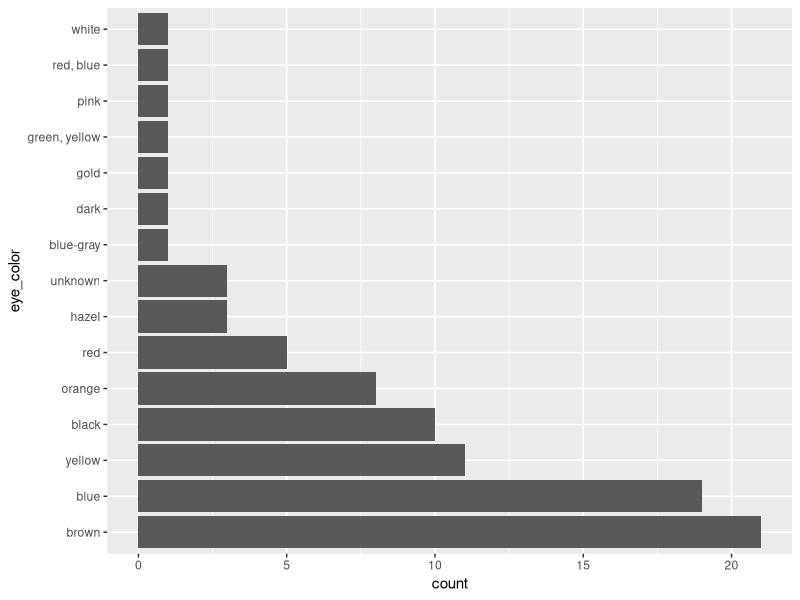
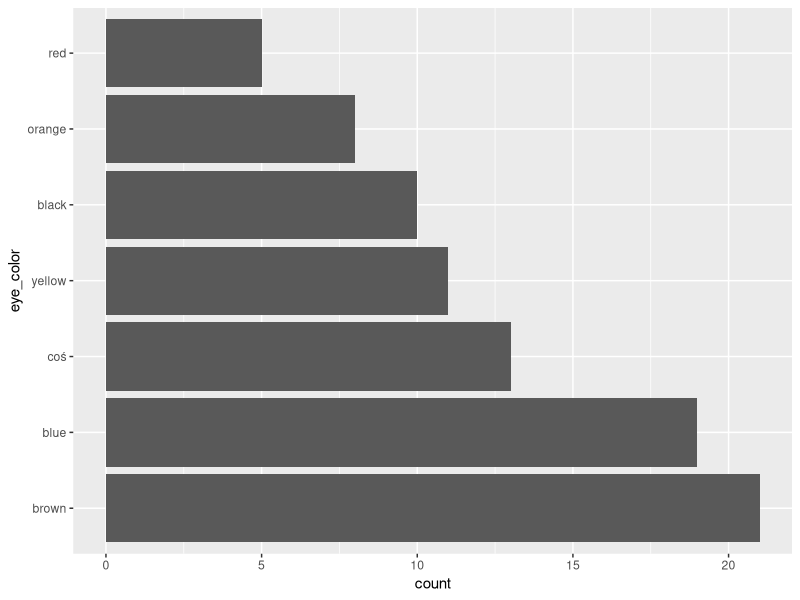
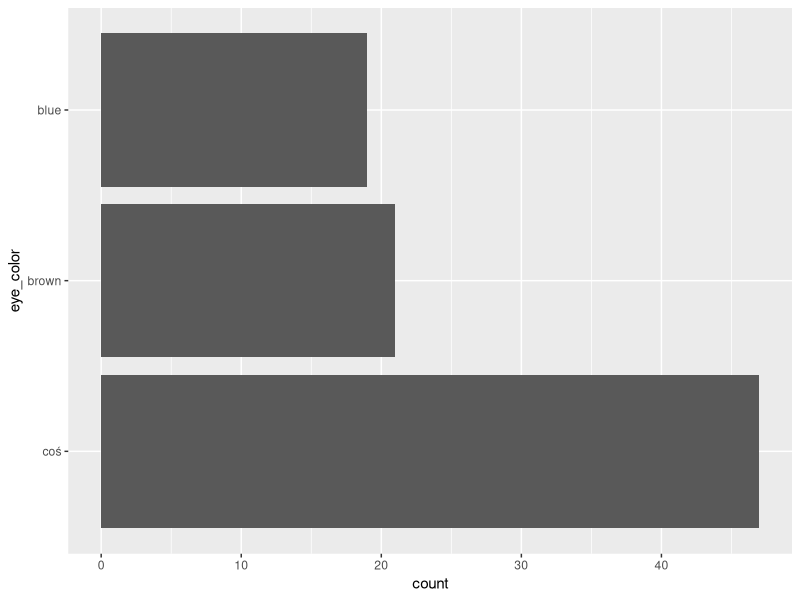
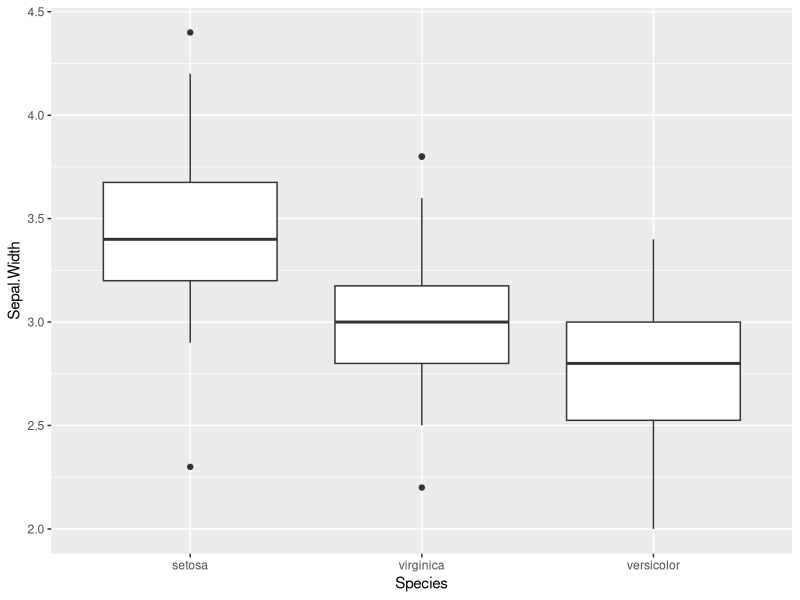

Here is the R script that generated these plots, in order:
###########################################
###    TECHNIKI WIZUALIZACJI DANYCH     ###
###           LABORATORIUM 2            ###
###########################################

library(dplyr) # https://dplyr.tidyverse.org/

# Dane
starwars
starwars_new <- starwars[, c(1, 2, 3, 4, 5, 7, 8)]

# Informacje o zbiorze danych
str(starwars_new)


# Podgląd tabeli
View(starwars_new)

# Określamy typy zmiennych:
# name - 
# height - 
# mass -
# hair_color - 
# skin_color - 
# birth_year - 
# sex - 

# 1) Wybór wierszy i kolumn w dplyr


# a) wybór kolumn ---> select()
select(starwars, name)
select(starwars, name, gender, height)
select(starwars, -name)
select(starwars, -name, -gender)

wybierz <- c("name", "height")
select(starwars, wybierz)

# b) wybór wierszy ---> filter()
filter(starwars, eye_color == "blue")
filter(starwars, eye_color == "blue" & hair_color == "blond")
filter(starwars, eye_color == "blue", hair_color == "blond")
filter(starwars, eye_color == "blue" | hair_color == "blond")

# 2) pipes %>% (skrót Ctrl + Shift + m)
starwars %>% 
  select(name) %>% 
  head()


# Zadanie 1
# Używając funkcji z pakietu dplyr() wybierz te postacie, których gatunek to Droid, 
# a ich wysokość jest większa niż 100.

filter(starwars, species == "Droid" & height <= 100) %>% 
  select(name)

# Zadanie 2 
# Używając funkcji z pakietu dplyr() wybierz te postacie, które nie mają określonego koloru włosów.
starwars %>% 
  filter(is.na(hair_color))

# c) sortowanie wierszy ---> arrange()
starwars %>% 
  filter(is.na(hair_color)) %>% 
  arrange(desc(height)) 

# Zadanie 3
# Używając funkcji z pakietu dplyr() wybierz postać o największej masie.
starwars %>% 
  top_n(1, mass) %>% 
  select(name)

# d) transformacja zmiennych ---> mutate()

starwars %>% 
  mutate(height_meters = height/100) %>% 
  top_n(1, height_meters)


# e) transformacja zmiennych ---> transmute()
starwars %>% 
  transmute(height_meters = height/100) %>% 
  top_n(1, height_meters)

# Zadanie 4
# Używając funkcji z pakietu dplyr() wylicz wskaźnik BMI (kg/m^2) i wskaż postać, która ma największy wskaźnik.
starwars %>% 
  select(name, height, mass) %>% 
  mutate(BMI = mass/((height/100)^2)) %>% 
  top_n(1, BMI) %>% 
  select(name)

# f) kolejność kolumn ---> relocate()
starwars %>% 
  relocate(sex:homeworld, .before = height)

starwars %>% 
  relocate(sex:homeworld, .after = height)

starwars %>% 
  relocate(where(is.numeric), .after = where(is.character))

# g) dyskretyzacja ---> ifelse(), case_when()
starwars %>% 
  mutate(species_new = ifelse(species == "Human", "Human", "Other")) %>% 
  select(name, species, species_new)

starwars %>% 
  mutate(species_new = case_when(species == "Human" ~ "Human",
                                 species == "Droid" ~ "Droid",
                                 TRUE ~ "Other")) %>% 
  select(name, species, species_new)

# h) funkcje agregujące ---> summarise(), n(), mean, median, min, max, sum, sd, quantile
starwars %>% 
  summarise(mean_mass = mean(mass, na.rm = TRUE))

starwars %>%
  filter(hair_color == "blond") %>% 
  summarise(n = n())


# i) grupowanie ---> group_by() + summarise()

starwars %>% 
  group_by(species) %>% 
  summarise(median_mass = median(mass, na.rm = TRUE)) %>% 
  arrange(-median_mass) %>% 
  head(10)

starwars %>% 
  group_by(hair_color, eye_color) %>% 
  summarise(n = n()) %>% 
  arrange(-n) %>% 
  head(10)

# 3) Przekształcenie ramki danych w tidyr
library(tidyr) # https://tidyr.tidyverse.org

# j) pivot_longer()

?relig_income
View(relig_income)

relig_income %>% 
  pivot_longer(!religion, names_to = "income", values_to = "count") %>% 
  View()

# k) pivot_wider()

?fish_encounters
View(fish_encounters)

fish_encounters %>% 
  pivot_wider(names_from = station, values_from = seen, values_fill = 0) %>% 
  View()

# 4) Praca z faktorami (szczególnie w wizualizacji)
library(forcats) # https://forcats.tidyverse.org
library(ggplot2) # https://ggplot2.tidyverse.org


# l) kolejność poziomów ---> fct_infreq()

starwars %>%
  mutate(eye_color = fct_infreq(eye_color)) %>% 
  ggplot(aes(x = eye_color)) + 
  geom_bar() +
  coord_flip()

# m) scalanie poziomów ---> fct_lump()

starwars %>%
  mutate(eye_color = fct_infreq(fct_lump(eye_color, n = 6, other_level = "coś"))) %>% 
  ggplot(aes(x = eye_color)) + 
  geom_bar() +
  coord_flip()

starwars %>%
  mutate(eye_color = fct_infreq(fct_lump(eye_color, 
                                         prop = 0.2, 
                                         other_level = "coś"))) %>% 
  ggplot(aes(x = eye_color)) + 
  geom_bar() +
  coord_flip()

# n) kolejność poziomów na podstawie innej zmiennej ---> fct_reorder()

iris %>% 
  mutate(Species = fct_reorder(Species,
                               Sepal.Width,
                               .fun = mean,
                               .desc = TRUE)) %>% 
  ggplot(aes(x = Species, y = Sepal.Width)) + 
  geom_boxplot()


# 4) Praca z stringami
# Zaawansowane: https://stringi.gagolewski.com
library(stringr) # https://stringr.tidyverse.org

x <- paste0(letters[1:5], "=", 1:5, "__", letters[6:10], "=", 6:10)

# o) podział stringów ---> str_split()


str_split(x, pattern = "__")
str_split(x, pattern = "__", simplify = TRUE)
str_split(x, pattern = "_", n = 1, simplify = TRUE)
str_split(x, pattern = "_", n = 2, simplify = TRUE)
str_split(x, pattern = "_", n = 3, simplify = TRUE)

# p) usunięcie/zastąpienie znaków ---> str_remove(), str_replace()

str_remove(x, pattern = "=")
str_remove_all(x, pattern = "=")

str_replace(x, pattern = "=", replacement = "<-")
str_replace_all(x, pattern = "=", replacement = "<-")

# 5) https://www.tidyverse.org/packages
# Bezpieczne wczytywanie danych w R https://readr.tidyverse.org
